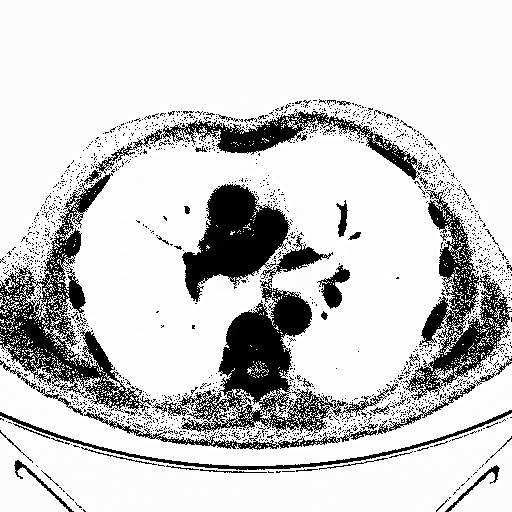
#> input picture data/2D Images/ID_0000_Z_0142.tif, 512 x 512 px
$ jupyter execute --allow-errors Experiment.ipynb
#> lines starting #> are read from the running program, lines starting #| are printed output that depends on the picture; after the words box and inside, x2 and y2 are one past the last pixel; in counts of white or black regions, pixels touching at a corner belong together
# Automatic Tumor Segmentation in PET-CT Images

This notebook implements a hybrid intensity and texture-based approach for tumor segmentation using:

- Adaptive Thresholding
- Morphological Operations
- Contour Detection
- Feature Extraction

Dataset: PET-CT images
Total Images Processed: 200+ (Batch Processing)

SECTION 1: Imports

[cell 1]
import cv2
import numpy as np
import matplotlib.pyplot as plt
import os
import pandas as pd

SECTION 2: Load and Visualize Sample Image

[cell 2]
img = cv2.imread('../data/2D Images/ID_0000_Z_0142.tif', 0)
#> img is the input picture: shape (512, 512); min 0, max 255, mean 206.9

if img is None:
    print("Error: Image not loaded. Please check the file path and name.")
else:
    plt.imshow(img, cmap='gray')
    plt.title("Sample Image")
    plt.axis('off')
    plt.show()

[cell 3]
_, mask = cv2.threshold(img, 150, 255, cv2.THRESH_BINARY)
#> mask: shape (512, 512); 81.7% white; 1746 black regions (1701 under 20 px), largest, box (x1, y1, x2, y2) and area: (152, 235, 398, 437) 10387, (0, 170, 152, 416) 8905, (182, 184, 290, 302) 6698

plt.figure(figsize=(10,4))

plt.subplot(1,2,1)
plt.title("Original Image")
plt.imshow(img, cmap='gray')
plt.axis('off')

plt.subplot(1,2,2)
plt.title("Threshold Mask")
plt.imshow(mask, cmap='gray')
plt.axis('off')

plt.show()
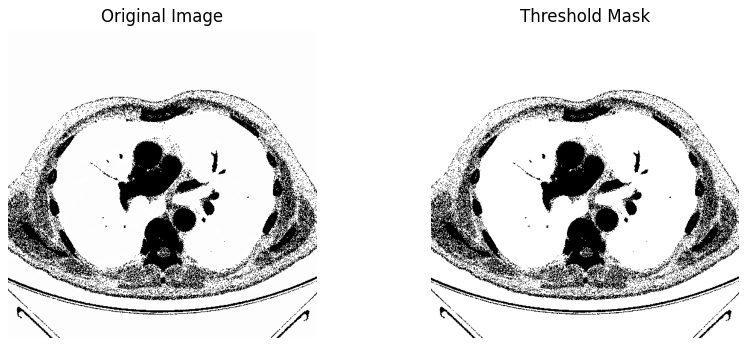
#> figure drawn by matplotlib, 2 panels

[cell 4]
# Ensure grayscale
if len(img.shape) == 3:
    img = cv2.cvtColor(img, cv2.COLOR_BGR2GRAY)

# Convert to uint8 safely
if img.dtype != 'uint8':
    img = cv2.normalize(img, None, 0, 255, cv2.NORM_MINMAX)
    img = img.astype('uint8')

adaptive_mask = cv2.adaptiveThreshold(
    img,
    255,
    cv2.ADAPTIVE_THRESH_GAUSSIAN_C,
    cv2.THRESH_BINARY,
    11,
    2
)
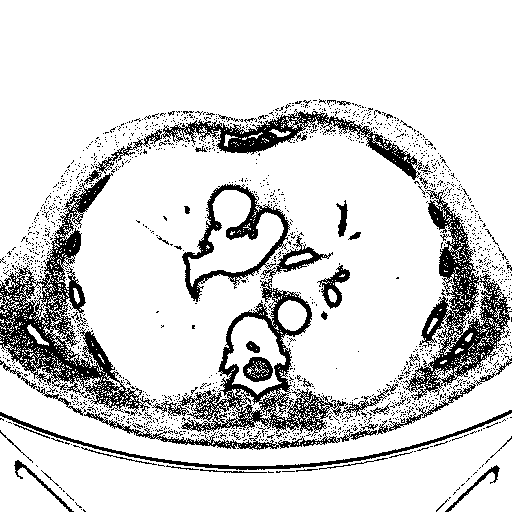
#> adaptive_mask: shape (512, 512); 84.7% white; 1748 black regions (1701 under 20 px), largest, box (x1, y1, x2, y2) and area: (0, 170, 152, 416) 8657, (152, 235, 398, 437) 6638, (403, 190, 512, 400) 6434

plt.imshow(adaptive_mask, cmap='gray')
plt.title("Adaptive Threshold")
plt.axis('off')
plt.show()

[cell 5]
# Global threshold
_, mask_global = cv2.threshold(img, 150, 255, cv2.THRESH_BINARY)

# Adaptive threshold (already done)
mask_adaptive = adaptive_mask

plt.figure(figsize=(12,4))

plt.subplot(1,3,1)
plt.title("Original")
plt.imshow(img, cmap='gray')
plt.axis('off')

plt.subplot(1,3,2)
plt.title("Global Threshold")
plt.imshow(mask_global, cmap='gray')
plt.axis('off')

plt.subplot(1,3,3)
plt.title("Adaptive Threshold")
plt.imshow(mask_adaptive, cmap='gray')
plt.axis('off')

plt.show()
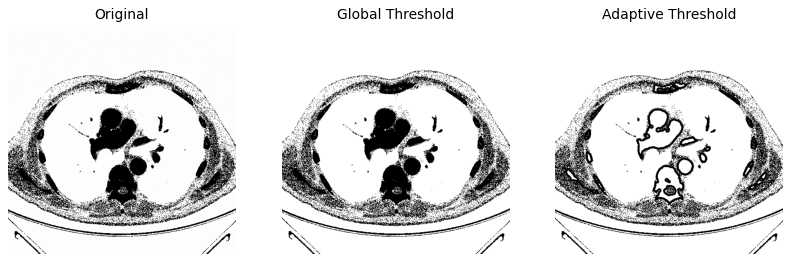
#> figure drawn by matplotlib, 3 panels

[cell 6]
kernel = np.ones((5,5), np.uint8)

clean_adaptive = cv2.morphologyEx(mask_adaptive, cv2.MORPH_OPEN, kernel)
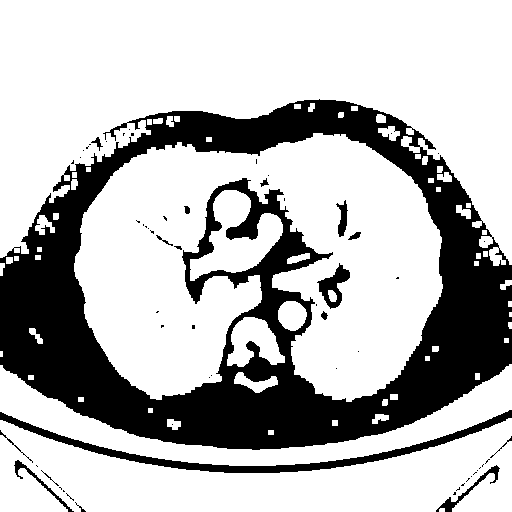
#> clean_adaptive: shape (512, 512); 72.2% white; 62 black regions (46 under 20 px), largest, box (x1, y1, x2, y2) and area: (0, 99, 512, 450) 67057, (0, 410, 512, 473) 3681, (317, 263, 350, 309) 619
clean_adaptive = cv2.morphologyEx(clean_adaptive, cv2.MORPH_CLOSE, kernel)
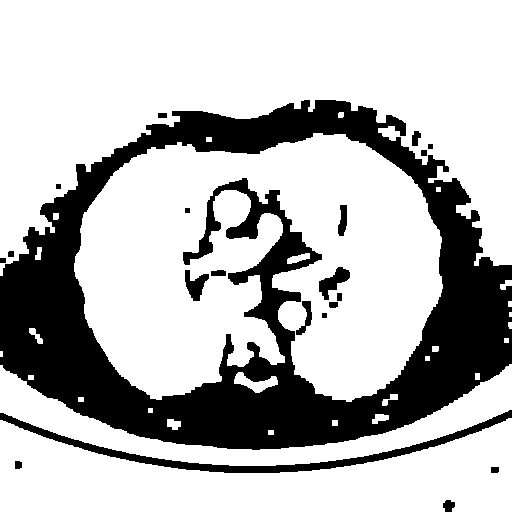
#> clean_adaptive: shape (512, 512); 73.3% white; 21 black regions, largest, box (x1, y1, x2, y2) and area: (0, 100, 512, 450) 64434, (0, 410, 512, 473) 3679, (319, 267, 350, 300) 458

plt.imshow(clean_adaptive, cmap='gray')
plt.title("Refined Adaptive Mask")
plt.axis('off')
plt.show()

[cell 7]
import os
import cv2
import numpy as np

input_folder = "../data/2D Images/"
output_folder = "../results/"

os.makedirs(output_folder, exist_ok=True)

for filename in os.listdir(input_folder):
    if filename.endswith(".tif"):

        path = os.path.join(input_folder, filename)
        img = cv2.imread(path, 0)

        if img is None:
            continue

        # Step 1: Threshold
        _, mask = cv2.threshold(img, 150, 255, cv2.THRESH_BINARY)

        # Step 2: Morphology
        kernel = np.ones((5,5), np.uint8)
        clean_mask = cv2.morphologyEx(mask, cv2.MORPH_OPEN, kernel)
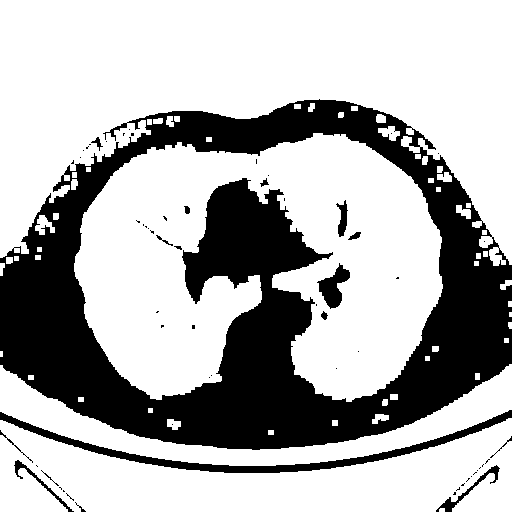
#> clean_mask: shape (512, 512); 69.5% white; 62 black regions (46 under 20 px), largest, box (x1, y1, x2, y2) and area: (0, 99, 512, 450) 74193, (0, 410, 512, 473) 3681, (317, 263, 350, 309) 703
        clean_mask = cv2.morphologyEx(clean_mask, cv2.MORPH_CLOSE, kernel)
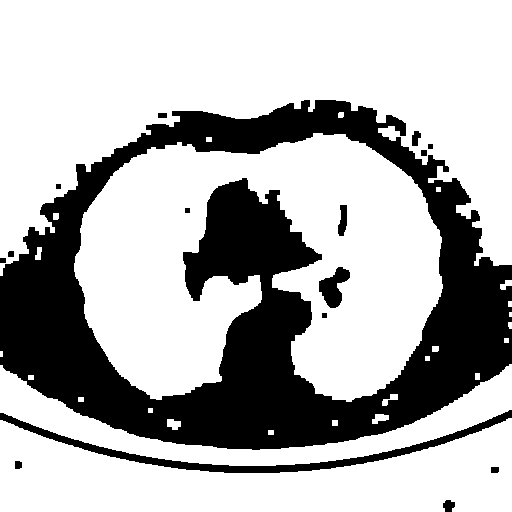
#> clean_mask: shape (512, 512); 70.4% white; 16 black regions

        # Step 3: Contours
        contours, _ = cv2.findContours(clean_mask, cv2.RETR_EXTERNAL, cv2.CHAIN_APPROX_SIMPLE)
#> contours = 26 contours, 8 with area under 20; largest, box (x1, y1, x2, y2) and area: (0, 0, 512, 276) 78092, (74, 133, 443, 402) 63120, (0, 418, 512, 512) 28413, (0, 364, 512, 466) 12056, (167, 419, 181, 430) 94

        output = cv2.cvtColor(img, cv2.COLOR_GRAY2BGR)
        cv2.drawContours(output, contours, -1, (0,255,0), 2)
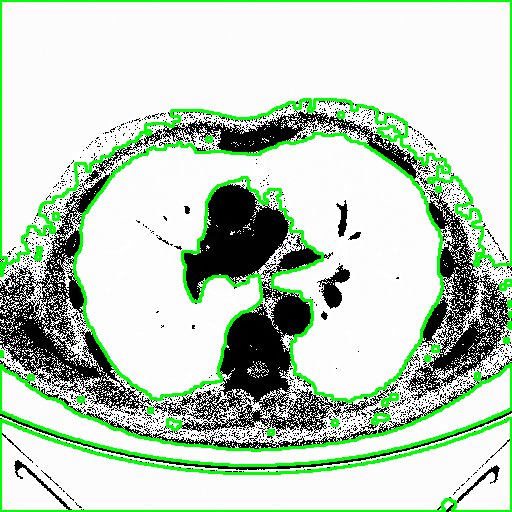
#> output: shape (512, 512, 3); 7.75% of pixels changed, all inside (x1, y1, x2, y2) = (0, 0, 512, 512)

        # Save result
        save_path = os.path.join(output_folder, filename)
        cv2.imwrite(save_path, output)
#> pass 2 of the loop `for filename in os.listdir(input_folder):`:
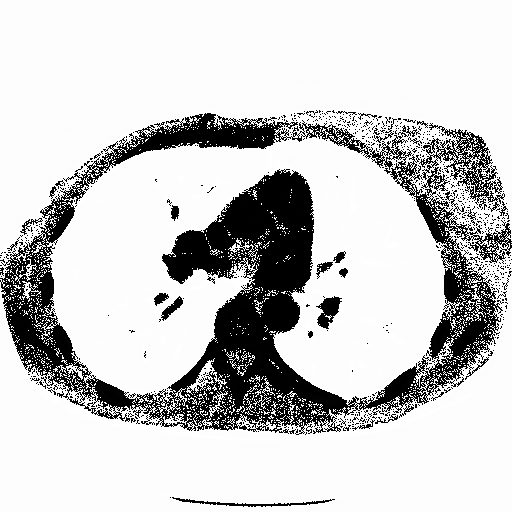
#> input picture data/2D Images/ID_0002_Z_0162.tif, 512 x 512 px
#> img is the input picture: shape (512, 512); min 0, max 255, mean 202.8
#> `clean_mask = cv2.morphologyEx(clean_mask, cv2.MORPH_CLOSE, kernel)`:
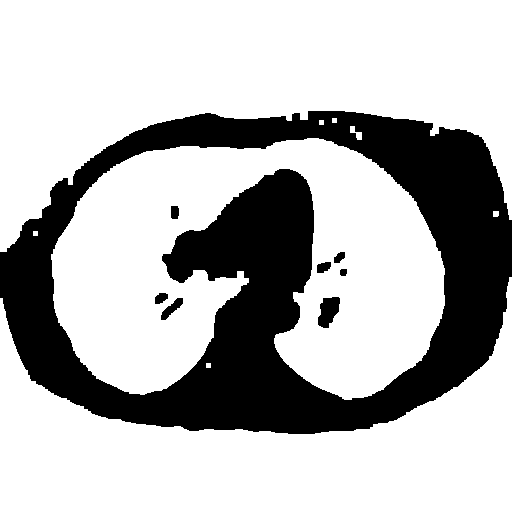
#> clean_mask: shape (512, 512); 71.8% white; 8 black regions
#> contours = 9 contours, 4 with area under 20; largest, box (x1, y1, x2, y2) and area: (0, 0, 512, 252) 70896, (51, 138, 445, 400) 63212, (0, 277, 512, 512) 52501, (350, 126, 362, 140) 58, (493, 211, 499, 217) 24
#> `cv2.drawContours(output, contours, -1, (0,255,0), 2)`:
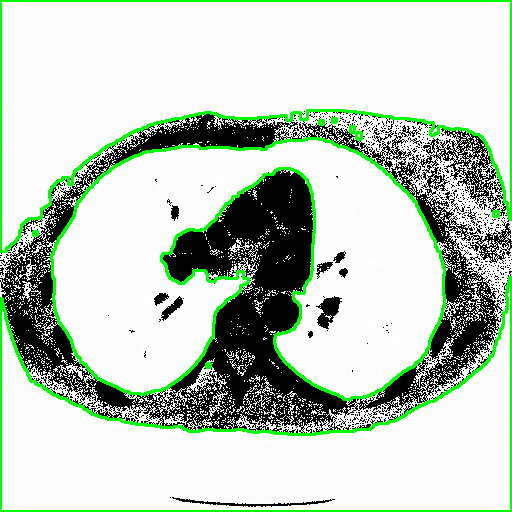
#> output: shape (512, 512, 3); 5.54% of pixels changed, all inside (x1, y1, x2, y2) = (0, 0, 512, 512)
#> pass 3 of the loop `for filename in os.listdir(input_folder):`:
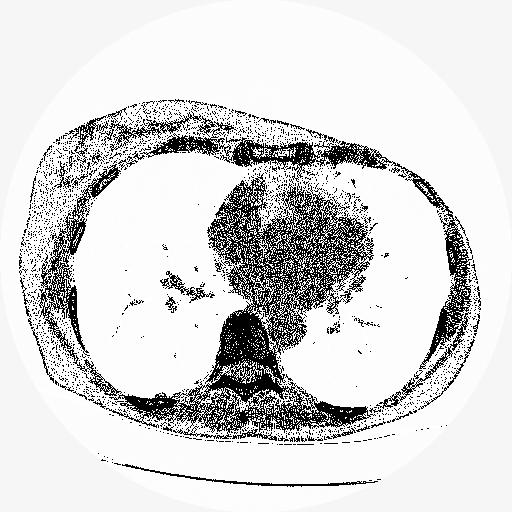
#> input picture data/2D Images/ID_0003_Z_0132.tif, 512 x 512 px
#> img is the input picture: shape (512, 512); min 0, max 255, mean 215.8
#> `clean_mask = cv2.morphologyEx(clean_mask, cv2.MORPH_CLOSE, kernel)`:
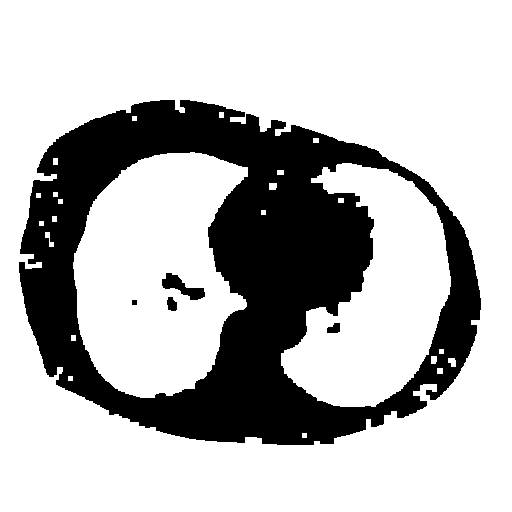
#> clean_mask: shape (512, 512); 73% white; 5 black regions, box (x1, y1, x2, y2) and area: (19, 100, 481, 445) 70000, (162, 273, 205, 300) 497, (167, 297, 177, 311) 110, (327, 323, 340, 333) 101, (132, 300, 137, 305) 25
#> contours = [[[0, 0], [0, 511], [511, 511], [511, 0]]]
#> `cv2.drawContours(output, contours, -1, (0,255,0), 2)`:
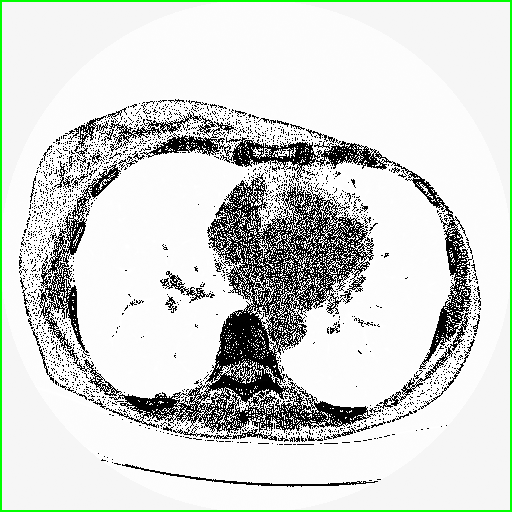
#> output: shape (512, 512, 3); 1.56% of pixels changed, all inside (x1, y1, x2, y2) = (0, 0, 512, 512)

print("Processing Done ✅")

[cell 8]
h, w = img.shape
#> h = 512; w = 512

margin = 20

# Zero out borders
clean_adaptive[:margin, :] = 0
clean_adaptive[-margin:, :] = 0
clean_adaptive[:, :margin] = 0
clean_adaptive[:, -margin:] = 0
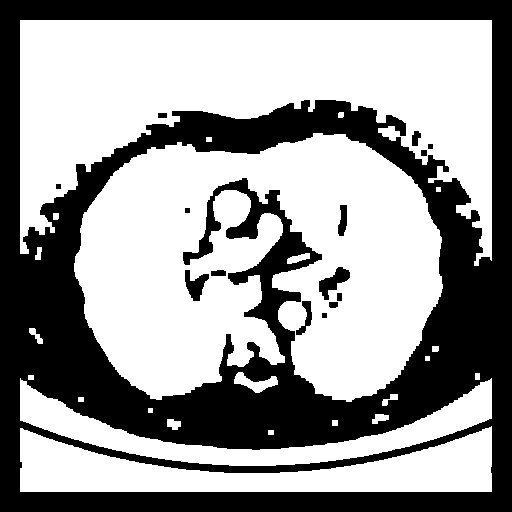
#> clean_adaptive: shape (512, 512); 60% white; 15 black regions, largest, box (x1, y1, x2, y2) and area: (0, 0, 512, 512) 103121, (319, 267, 350, 300) 458, (185, 270, 209, 301) 396

filtered_contours = []

for cnt in contours:
    area = cv2.contourArea(cnt)
    x, y, w, h = cv2.boundingRect(cnt)

    # Ignore:
    # 1. Too large (body)
    # 2. Too small (noise)
    # 3. Touching border

    if 500 < area < 20000:
        if x > 10 and y > 10 and (x+w) < img.shape[1]-10 and (y+h) < img.shape[0]-10:
            filtered_contours.append(cnt)
#> this loop made 1 pass
#> (cnt, area, x, y, w, h) on pass 1: ([[0, 0], [0, 511], [511, 511], [511, 0]], 261121, 0, 0, 512, 512)
#> after the loop, filtered_contours = []
